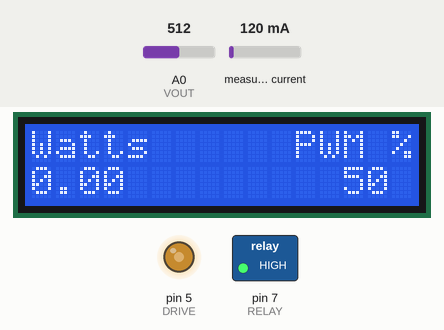
Simulated run of this sketch. Board: Arduino Uno, built with avr-gcc and run on an emulated ATmega328P. On the bench: 16×2 character LCD, switched loads named in the sketch (green lamp = pin HIGH), output pins drawn as LEDs (lit = HIGH). Inputs (shaded band) come from the test bench; at power-on: measured current 120 mA, A0 (VOUT) = 512. What the sketch prints to the serial monitor is not drawn.

Above: at 1.2 s.
1.3 s: measured current set to 1000 mA
At 3.2 s:
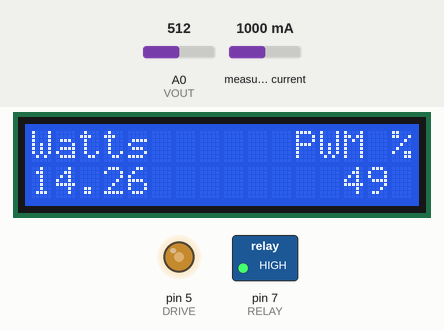
3.7 s: A0 (VOUT) set to 716
At 4.8 s:
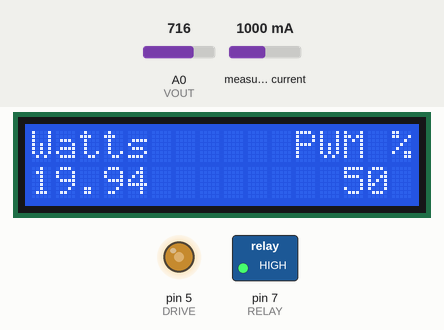
5.9 s: A0 (VOUT) set to 900
At 7.5 s:
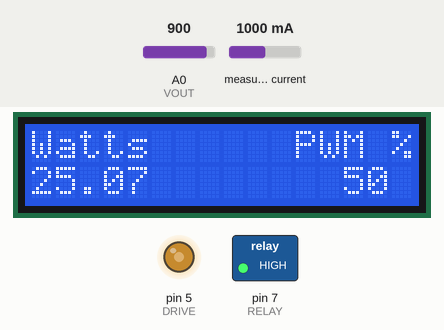
8.1 s: A0 (VOUT) set to 1023
At 10.2 s:
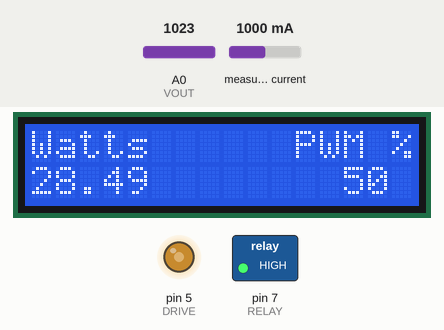
Timing chart, 0 to 11.2 s (numbered marks = the images above; inputs shaded):
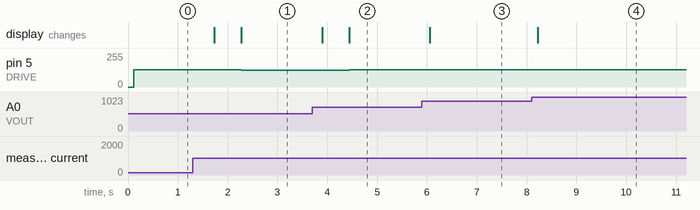

The sketch:

MPPTController.ino
```cpp
#include "MPPTController.h"
#include <Wire.h>
#include <LiquidCrystal_I2C.h>
#include <math.h>
#include <ACS712.h>

/*
 * Technology Demonstration of a Maximum Power Point Transfer Controller using the "Peturb and Observe" Algorithm
 *
 * Theory of Operation
 *
 * We are measuring voltage and current at the battery, so we can also calculate power
 *
 * if Power_now > Power_prev {
 *  if Volts_now > Volts_prev {
 *    increase PWM output
 *  }
 *  else {
 *    decrease PWM output
 *  }
 * else {
 *  if Volts_now > Volts_prev {
 *    decrease PWM output
 *  }
 *  else {
 *    increase PWM output
 *  }
 * }
 *
 * PINS
 * D0  - TxD
 * D1  - RxD
 * D2  - Rotary Encoder
 * D3  - Rotart Encoder
 * D4  - Encoder Pushbutton
 * D5  - PWM Out to MOSFET
 * D6  -
 * D7  - Panel Cutoff Relay
 * D8  -
 * D9  -
 * D10 - (SS)
 * D11 - (MOSI)
 * D12 - (MISO)
 * D13 - (SCK)
 * A0  - Vout
 * A1  - Iout
 * A2  -
 * A3  -
 * A4  - SDA
 * A5  - SCL
 * A6  -
 * A7  -
 */

LiquidCrystal_I2C lcd(0x3F, 16, 2);
ACS712 acs(IOUT, 5.0, 1023, 66);

float readVolts(void){
#ifdef _DEBUG
  Serial.print("readVolts: ");
  Serial.println(String(analogRead(VOUT)));
#endif
  return (float)analogRead(VOUT) * (float)VOLTAGE_SCALE;
}

float readAmps(void) {
  int in = acs.mA_DC() / 1000;
#ifdef _DEBUG
  Serial.print("readAmps: ");
  Serial.println(String(in));
#endif
  return (float)in;
}

int calculateDutyCycle(float value) {
  return int((float)value/(float)256 * 100);
}

float calculatePower(float vIn, float iIn) {
  float power = 0.0;
  power = (vIn * iIn);
  return power;
}

void pwmUp(void) {
  if(powerOut < 256)
    powerOut++;
}

void pwmDown(void) {
  if(powerOut > 0)
    powerOut--;
}

void setup() {
  Serial.begin(115200);
  while(!Serial);
#ifdef _DEBUG
  Serial.print("MPPT Controller ");
  Serial.println(VERSION);
#endif
  lcd.init();
  lcd.backlight();
  lcd.setCursor(0,0);
  lcd.print("Ver:");
  lcd.setCursor(0,4);
  lcd.print(VERSION);
  pinMode(ENC_A, INPUT_PULLUP);
  pinMode(ENC_B, INPUT_PULLUP);
  pinMode(ENC_BUTTON, INPUT_PULLUP);
  pinMode(RELAY, OUTPUT);
  pinMode(IOUT, INPUT);
  pinMode(VOUT, INPUT);

  // Turn on the solar panel
  digitalWrite(RELAY, HIGH);
  analogWrite(DRIVE, 0);
}

void loop() {
  lastPower = currentPower;
    lastVoltage = volts;

  volts = readVolts();
  amps = readAmps();
  currentPower = calculatePower(volts, amps);
#ifdef _DEBUG
/*  Serial.print("Vin, Iin, Power, PWM: ");
  Serial.print(String(volts));
  Serial.print(", ");
  Serial.print(String(amps));
  Serial.print(", ");
  Serial.print(String(currentPower));
  Serial.print(", ");
  Serial.print(String(calculateDutyCycle((float)powerOut)));
  Serial.println(); */
#endif
//  lcd.clear();
  lcd.setCursor(0,0);
//lcd.print("----------------");
  lcd.print("Watts      PWM %");
  lcd.setCursor(0,1);
  lcd.print("                ");
  lcd.setCursor(0,1);
  lcd.print(String(currentPower));
  lcd.setCursor(13,1);
  lcd.print(String(calculateDutyCycle((float)powerOut)));
  analogWrite(DRIVE, powerOut);
  if(lastPower < currentPower) {
    if(volts > lastVoltage)
      pwmUp();
    else
      pwmDown();
  }
  if(lastPower > currentPower) {
    if(volts < lastVoltage)
      pwmUp();
    else
      pwmDown();
  }
  delay(500);
}
```

MPPTController.h
```cpp
#define _DEBUG
#define VERSION "0.0.1"

#define ENC_A 2
#define ENC_B 3
#define ENC_BUTTON 4
#define DRIVE 5
#define RELAY 7
#define VOUT A0
#define IOUT A1

// Multiplier to get ADC reading in the actual units
#define VOLTAGE_SCALE 0.0278505 // Assuming max Vin = 25V (via a divider of course!)
#define CURRENT_SCALE 0.0048828125

float lastPower = 0.0;
float currentPower = 0.0;
float lastVoltage = 0.0;
float volts = 0.0;
float amps = 0.0;
// 50% as a starting value
uint16_t powerOut = 128;
```

Measured:
- after the input at 1.3 s, pin 5 (DRIVE): 128/255 → 127/255 after 0.98 s; the display: first changes after 0.43 s (image 1 shows a later state)
- after the input at 3.7 s, pin 5 (DRIVE): 127/255 → 128/255 after 0.74 s; the display: first changes after 0.20 s (image 2 shows a later state)
- after the input at 5.9 s, pin 5 (DRIVE): 128/255 → 129/255 after 0.70 s; the display: changes after 0.16 s (image 3)
- after the input at 8.1 s, pin 5 (DRIVE): 129/255 → 130/255 after 0.67 s; the display: changes after 0.12 s (image 4)
